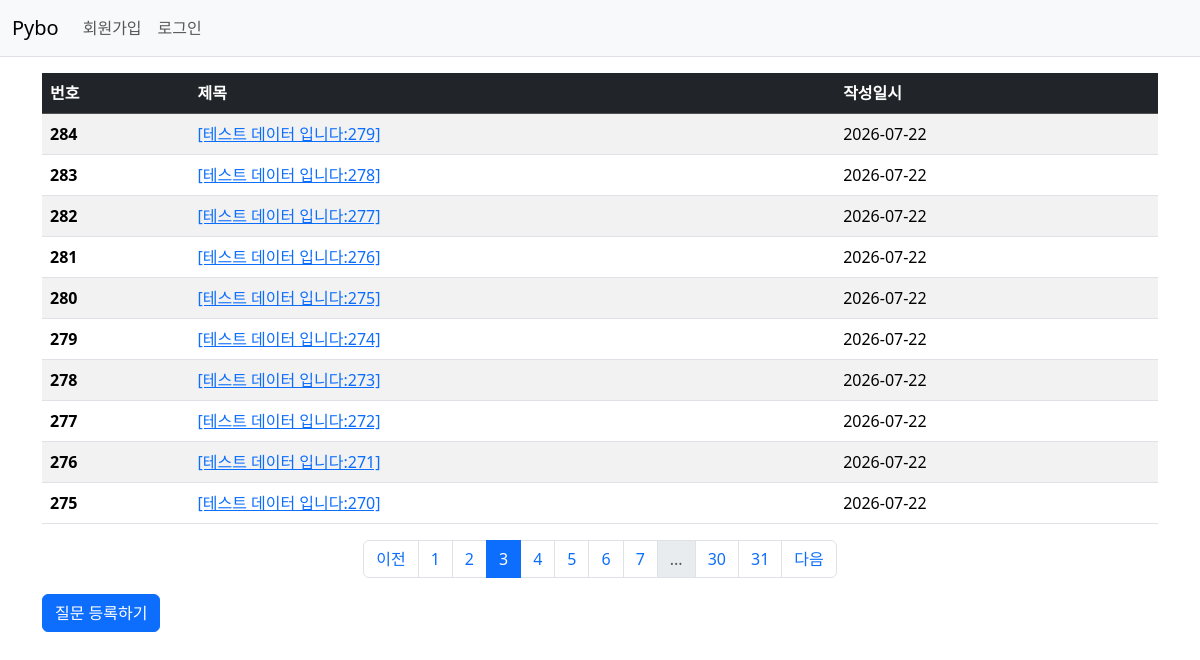
Screenshot of /question/list/?page=3 with the database file from the repository.
### pybo/models.py (models this page shows)
class Question(db.Model):
    id = db.Column(db.Integer, primary_key=True)
    subject = db.Column(db.String(200), nullable=False)
    content = db.Column(db.Text(), nullable=False)
    create_date = db.Column(db.DateTime(), nullable=False)

### pybo/views/question_views.py (the view)
@bp.route('/list/')
def _list():
    page = request.args.get('page', type=int, default=1)
    question_list = Question.query.order_by(Question.create_date.desc()).paginate(page=page,per_page=10)
    return render_template('question/question_list.html', question_list=question_list, datetime=datetime)

### pybo/templates/question/question_list.html (shortened to what this page needs)
{% extends 'base.html' %}
{% block content %}
<div class="container my-3">
    <table class="table table-striped">
        <thead>
            <tr class="table-dark">
                <th scope="col">번호</th>
                <th scope="col">제목</th>
                <th scope="col">작성일시</th>
            </tr>
        </thead>
        <tbody>
            {% if question_list %}
            {% for question in question_list.items %}
            <tr>
                <th scope="row">{{ question_list.total - ((question_list.page -1)*question_list.per_page) - loop.index0 }}</th>
                <td><a href="{{url_for('question.detail', question_id=question.id)}}">{{ question.subject }}</a>
                </td>
                {% if question.create_date.date() == datetime.now().date() %}
                <td>{{ question.create_date|datetime }}</td>
                {% else %}
                <td>{{ question.create_date.date() }}</td>
                {% endif %}
            </tr>
            {% endfor %}
            {% else %}
            <tr>
                <td colspan="3">질문이 없습니다.</td>
            </tr>
            {% endif %}
        </tbody>
    </table>
    <ul class="pagination justify-content-center">
        {% if question_list.has_prev %}
        <li class="page-item">
            <a class="page-link" href="?page={{ question_list.prev_num }}">이전</a>
        </li>
        {% else %}
        <li class="page-item disabled">
            <a class="page-link" tabindex="-1" aria-disabled="true" href="#">이전</a>
        </li>
        {% endif %}
        {% for page_num in question_list.iter_pages() %}
            {% if page_num %}
                {% if page_num != question_list.page %}
        <li class="page-item">
            <a class="page-link" href="?page={{page_num}}">{{ page_num }}</a>
        </li>
                {% else %}
        <li class="page-item active">
            <a class="page-link" href="#" aria-current="page">{{page_num}}</a>
        </li>
                {% endif %}
            {% else %}
        <li class="page-item disabled">
            <a class="page-link" href="#">...</a>
        </li>
            {% endif %}
        {% endfor %}
        {% if question_list.has_next %}
        <li class="page-item">
            <a class="page-link" href="?page={{question_list.next_num}}">다음</a>
        </li>
        {% else %}
        <li class="page-item disabled">
            <a class="page-link" tabindex="-1" aria-disabled="true" href="#">다음</a>
        </li>
        {% endif %}
    </ul>
    <a href="{{ url_for('question.create')}}" class="btn btn-primary">질문 등록하기</a>
</div>
{% endblock %}

### rows the page displays
Question: id "284", subject "[테스트 데이터 입니다:279]", create_date "2026-07-22"
Question: id "283", subject "[테스트 데이터 입니다:278]", create_date "2026-07-22"
Question: id "282", subject "[테스트 데이터 입니다:277]", create_date "2026-07-22"
Question: id "281", subject "[테스트 데이터 입니다:276]", create_date "2026-07-22"
Question: id "280", subject "[테스트 데이터 입니다:275]", create_date "2026-07-22"
Question: id "279", subject "[테스트 데이터 입니다:274]", create_date "2026-07-22"
Question: id "278", subject "[테스트 데이터 입니다:273]", create_date "2026-07-22"
Question: id "277", subject "[테스트 데이터 입니다:272]", create_date "2026-07-22"
Question: id "276", subject "[테스트 데이터 입니다:271]", create_date "2026-07-22"
Question: id "275", subject "[테스트 데이터 입니다:270]", create_date "2026-07-22"

### other values shown
{{ page_num }} "1" "2" "4" "5" "6" "7" "30" "31"
{{ page_num }} "3"
